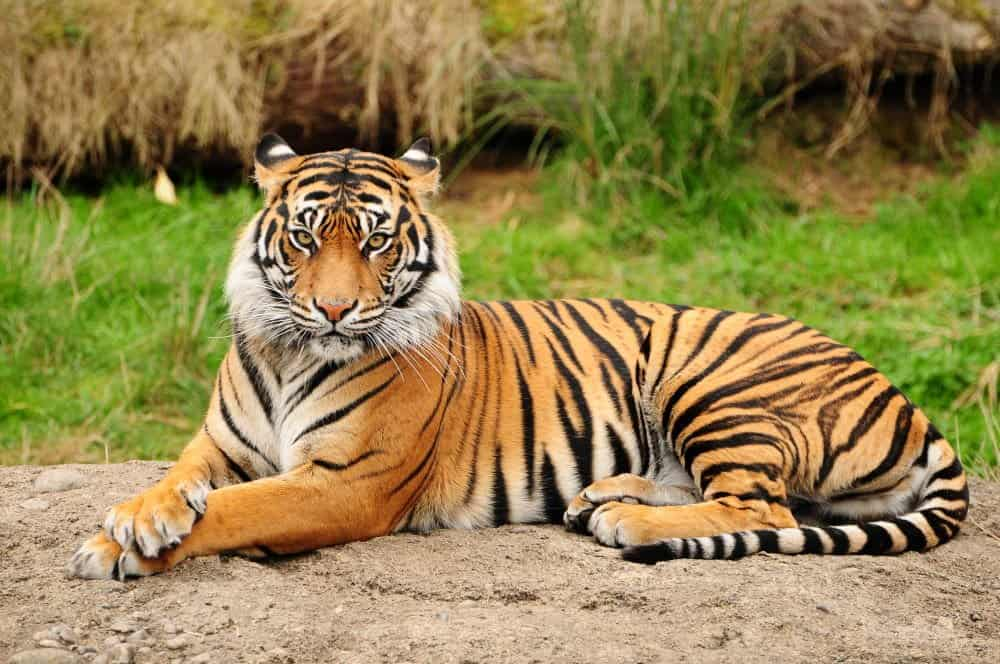
#> input picture images/tiger.jpg, 1000 x 664 px
$ python histogram_rgb.py
#> lines starting #> are read from the running program, lines starting #| are printed output that depends on the picture
#histogram of an rgb image and display it

import cv2
import matplotlib.pyplot as plt

img=cv2.imread("../images/tiger.jpg")
#> img is the input picture: shape (664, 1000, 3); mean B, G, R 78.1, 131.1, 147.8
img=cv2.cvtColor(img,cv2.COLOR_BGR2RGB)
cv2.imshow("Original Image",img)

red=cv2.calcHist([img],[0],None,[256],[0,256])
#> red = 256 values, max 5742 at index 255, min 229 at index 1, mean 2593.8
green=cv2.calcHist([img],[1],None,[256],[0,256])
#> green = 256 values, max 6243 at index 161, min 5 at index 255, mean 2593.8
blue=cv2.calcHist([img],[2],None,[256],[0,256])
#> blue = 256 values, max 13724 at index 0, min 0 at index 252, mean 2593.8

plt.plot(red)
plt.xlim([0,256])
plt.title("Histogram of an RGB image: Red channel")
plt.show()
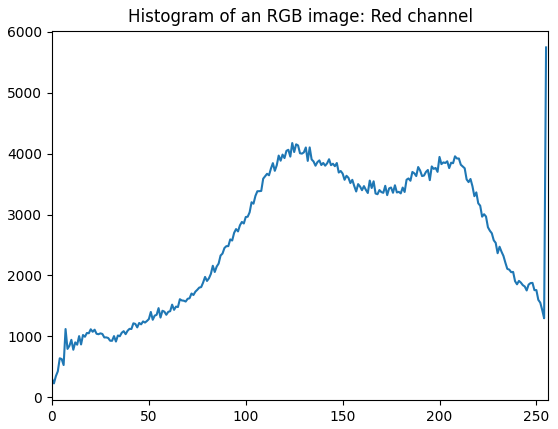
#> figure drawn by matplotlib, 1 panel; curve peaks at x = 255, y = 5742

plt.plot(green)
plt.xlim([0,256])
plt.title("Histogram of an RGB image: Green channel")
plt.show()
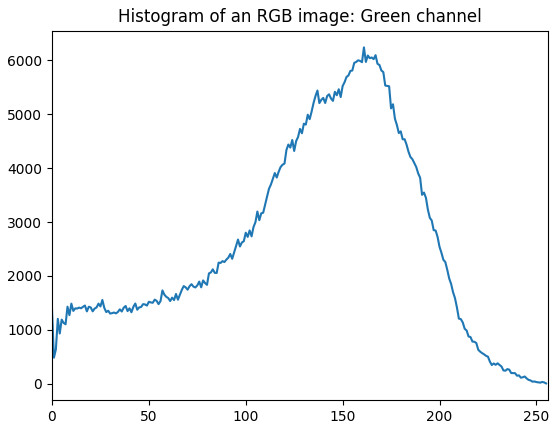
#> figure drawn by matplotlib, 1 panel; curve peaks at x = 161, y = 6243

plt.plot(blue)
plt.xlim([0,256])
plt.title("Histogram of an RGB image: Blue channel")
plt.show()
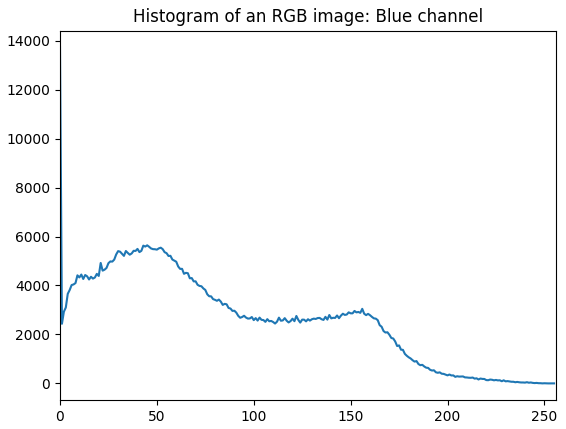
#> figure drawn by matplotlib, 1 panel; curve peaks at x = 0, y = 13724

$ run again, with images/balloon.jpg copied over images/tiger.jpg
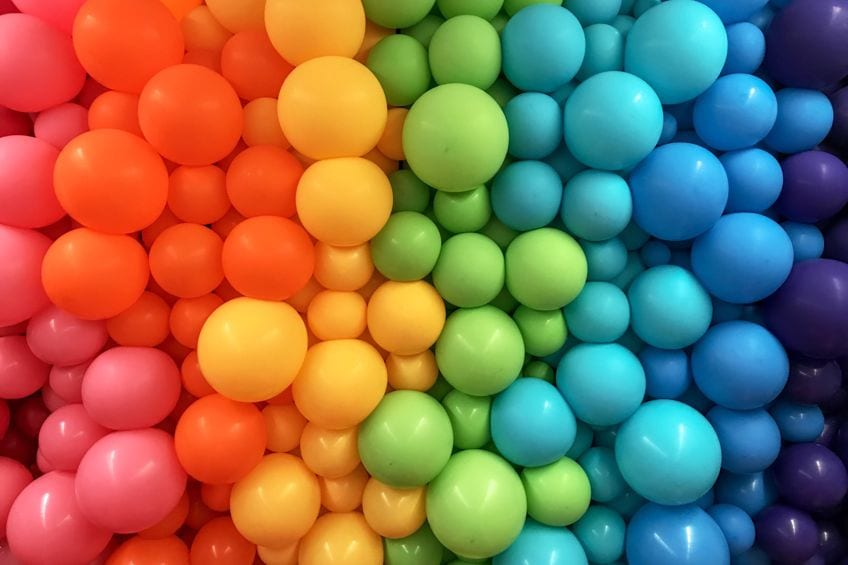
#> input picture images/balloon.jpg, 848 x 565 px
#> img is the input picture: shape (565, 848, 3); mean B, G, R 82.8, 109.5, 136
#> red = 256 values, max 19387 at index 255, min 605 at index 92, mean 1871.6
#> green = 256 values, max 3443 at index 81, min 53 at index 253, mean 1871.6
#> blue = 256 values, max 8792 at index 0, min 233 at index 254, mean 1871.6
#> `plt.show()`:
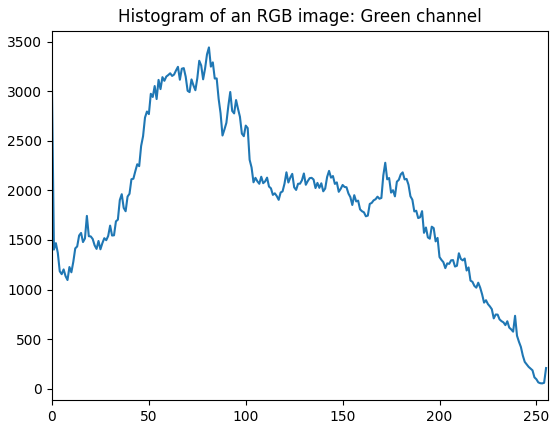
#> figure drawn by matplotlib, 1 panel; curve peaks at x = 81, y = 3443
#> `plt.show()`:
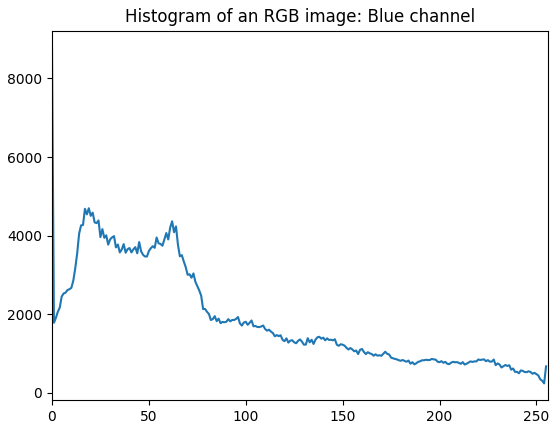
#> figure drawn by matplotlib, 1 panel; curve peaks at x = 0, y = 8792

$ run again, with images/bw lion.jpg copied over images/tiger.jpg
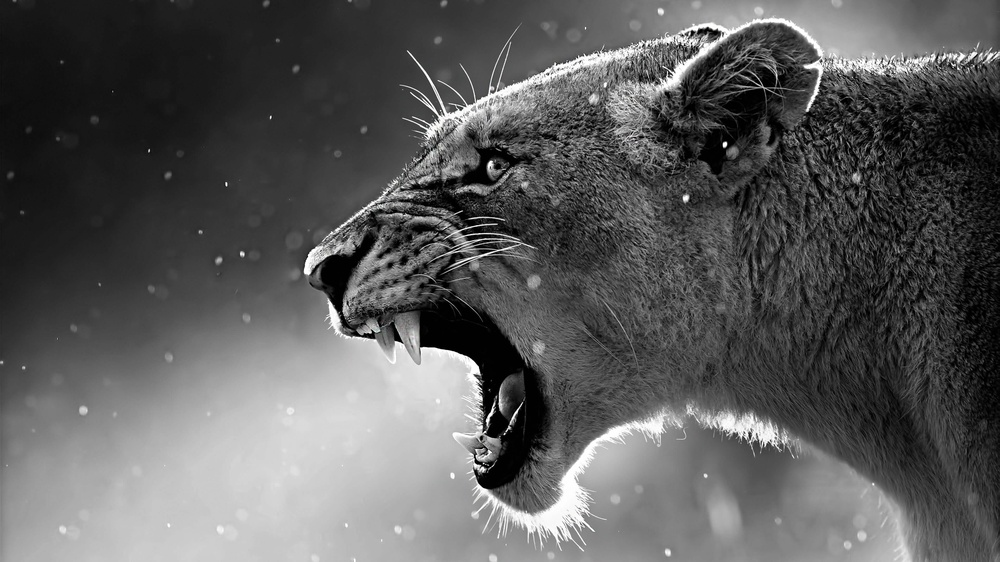
#> input picture images/bw lion.jpg, 1000 x 562 px, shrunk from 3840 x 2160 before the run
#> img is the input picture: shape (562, 1000, 3); mean B, G, R 91, 91, 91
#> red = 256 values, max 7541 at index 25, min 175 at index 235, mean 2195.3
#> green = 256 values, max 7534 at index 25, min 173 at index 237, mean 2195.3
#> blue = 256 values, max 7539 at index 25, min 173 at index 235, mean 2195.3
#> `plt.show()`:
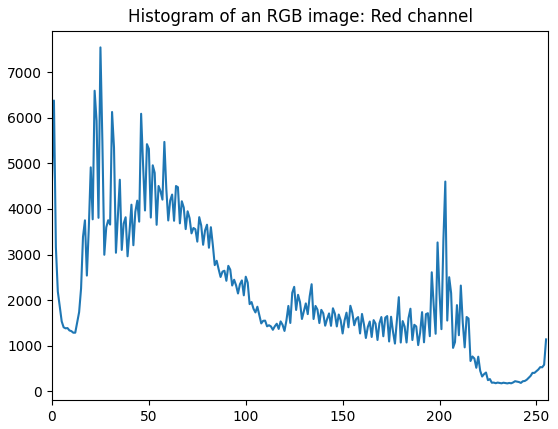
#> figure drawn by matplotlib, 1 panel; curve peaks at x = 25, y = 7541
